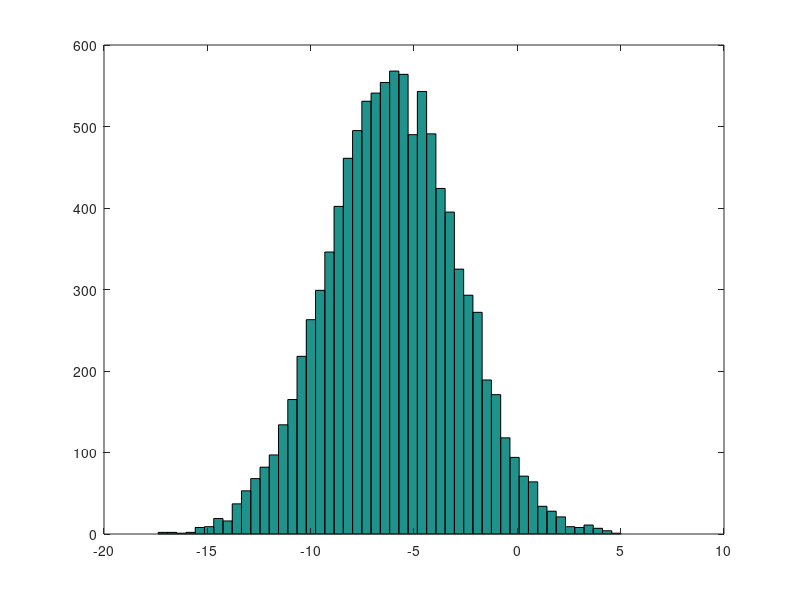

Write the MATLAB code that produced this figure. (Note: this script raises an error after producing the figure.)
% Basic Operations
1 ~= 2 % different than !=
a = 3 % prints the result
a = 3; % doesnt prints the result, ; suppresses the print output
disp(a)
disp(sprintf('2 decimls: %0.2f', a))
format long
a
format short
a

A = [1 2; 3 4; 5 6] % Matrix

B = [1 2 3]

v = [1; 2; 3] % Matrix
v = 1:0.1:2
v = 1:6;

ones(2,3) % Generates vectores with 1

w = ones(1, 3)
w = zeros(1, 3)
w = rand(3, 3) % Uniform distribution between 0 and 1
w = randn(1, 3) % Gausin distribution

w = -6 + sqrt(10) * (randn(1, 10000));

hist(w, 50)

eye(4) % identity matrix

help eye

% Moving Data Around
size(A) % Tells size of the matrix
size(A,1) % number of rows
size(A,1) % number of cols

length(v) % longest dimension

pwd

load('featuresX.data')
who % show valriables
whos % show valriables + sizes
clear % remove variable from scope - delete all elements if not argument passed

v = priceY(1:10) % first ten elements

save hello.mat v % saving vector to file hello.mat

save hello.txt --ascii v % saving vector to file hello.mat

A(3, 2) % third row second col

A(2, :) % : means every element along that row/column
A(:, 2) % everything from second col
A([1 3], :) % first and third row - all cols
A(:,2) = [10; 11; 12] % change columns
A = [A, [100; 101; 102]] % add a column
A(:) % put all elements of A to a single column vector

% ------

A = [1 2; 3 4; 5 6]
B = [11 12; 13 14; 15 16]
C = [A B] % Concatenation
C = [A; B] % Col concatenation

% Computing on Data
A * C % Multiply
A .* C
A .^ 2 % squared

v = [1; 2; 3]
1 ./ v
% ./ element-wise Operation

log(v)
exp(v) % exponentiation of these elements
abs(v) % absolute values - mod
-v % negatives

v + ones(length(v), 1)

% A'' % transponse
dsa
a = [1 15 2 0.5]
val = max(a)
[val, index] = max(a) % returs val and index

a < 3
find(a < 3)

A = magic(3)
[row, col] = find(A >= 7)
sum(a)
prod(a)
floor(a)
ceil(a)
rand(3)
max(rand(3), rand(3))

max(A, [], 1) % wise maximum per col
max(A, [], 2) % wise maximum per row
max(max(A)) % max of the whole matrix
max(A(:)) % max of the whole matrix

flipup

A = magic(3)
pinv(A) # inverse
temp = pinv(A)
A * temp

% Plotting Data
plot(t, y1);
hold on;
plot(t, y2, 'r');
xlabel('time')
ylable('value')
legend('sin', 'cos')
title('my plot')
print -dpng 'myPlot.png'
close

figure(1); plot(t, y1);
figure(2); plot(t, y2);

subplot(1, 2, 1) % Divides plot a 1x2 grid access first element
plot(t, y1)
subplot(1, 2, 2)
plot(t, y2)
axis([0.5 1 -1 1])
help axis

clf; % clear
A = magic(5);
imagesc(A), colorbar, colormap gray;
% comma chaining functions

% Control statements: for while if statements
for i=1:10,
    v(i) = 2^i;
end;

while i <= 5,
    v(i) = 100;
    i = i+1;
end;

function [y1, y2] = squareAndCubeThisNumber(x)
y1 = x^2;
y2 = x^2;

% Cost function
X = [1 1; 1 2; 1 3]
y = [1; 2; 3]
theta = [0; 1]
costFunctionJ(X, y, theta)
